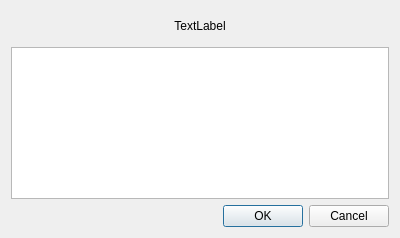
<?xml version="1.0" encoding="UTF-8"?>
<ui version="4.0">
 <class>Dialog</class>
 <widget class="QDialog" name="Dialog">
  <property name="geometry">
   <rect>
    <x>0</x>
    <y>0</y>
    <width>400</width>
    <height>238</height>
   </rect>
  </property>
  <property name="windowTitle">
   <string>Please Choose A Track</string>
  </property>
  <layout class="QVBoxLayout" name="verticalLayout">
   <item>
    <widget class="QLabel" name="message">
     <property name="minimumSize">
      <size>
       <width>0</width>
       <height>30</height>
      </size>
     </property>
     <property name="text">
      <string>TextLabel</string>
     </property>
     <property name="alignment">
      <set>Qt::AlignCenter</set>
     </property>
    </widget>
   </item>
   <item>
    <widget class="QListView" name="listView"/>
   </item>
   <item>
    <widget class="QDialogButtonBox" name="buttonBox">
     <property name="orientation">
      <enum>Qt::Horizontal</enum>
     </property>
     <property name="standardButtons">
      <set>QDialogButtonBox::Cancel|QDialogButtonBox::Ok</set>
     </property>
    </widget>
   </item>
  </layout>
 </widget>
 <resources/>
 <connections>
  <connection>
   <sender>buttonBox</sender>
   <signal>accepted()</signal>
   <receiver>Dialog</receiver>
   <slot>accept()</slot>
   <hints>
    <hint type="sourcelabel">
     <x>248</x>
     <y>254</y>
    </hint>
    <hint type="destinationlabel">
     <x>157</x>
     <y>274</y>
    </hint>
   </hints>
  </connection>
  <connection>
   <sender>buttonBox</sender>
   <signal>rejected()</signal>
   <receiver>Dialog</receiver>
   <slot>reject()</slot>
   <hints>
    <hint type="sourcelabel">
     <x>316</x>
     <y>260</y>
    </hint>
    <hint type="destinationlabel">
     <x>286</x>
     <y>274</y>
    </hint>
   </hints>
  </connection>
 </connections>
</ui>
